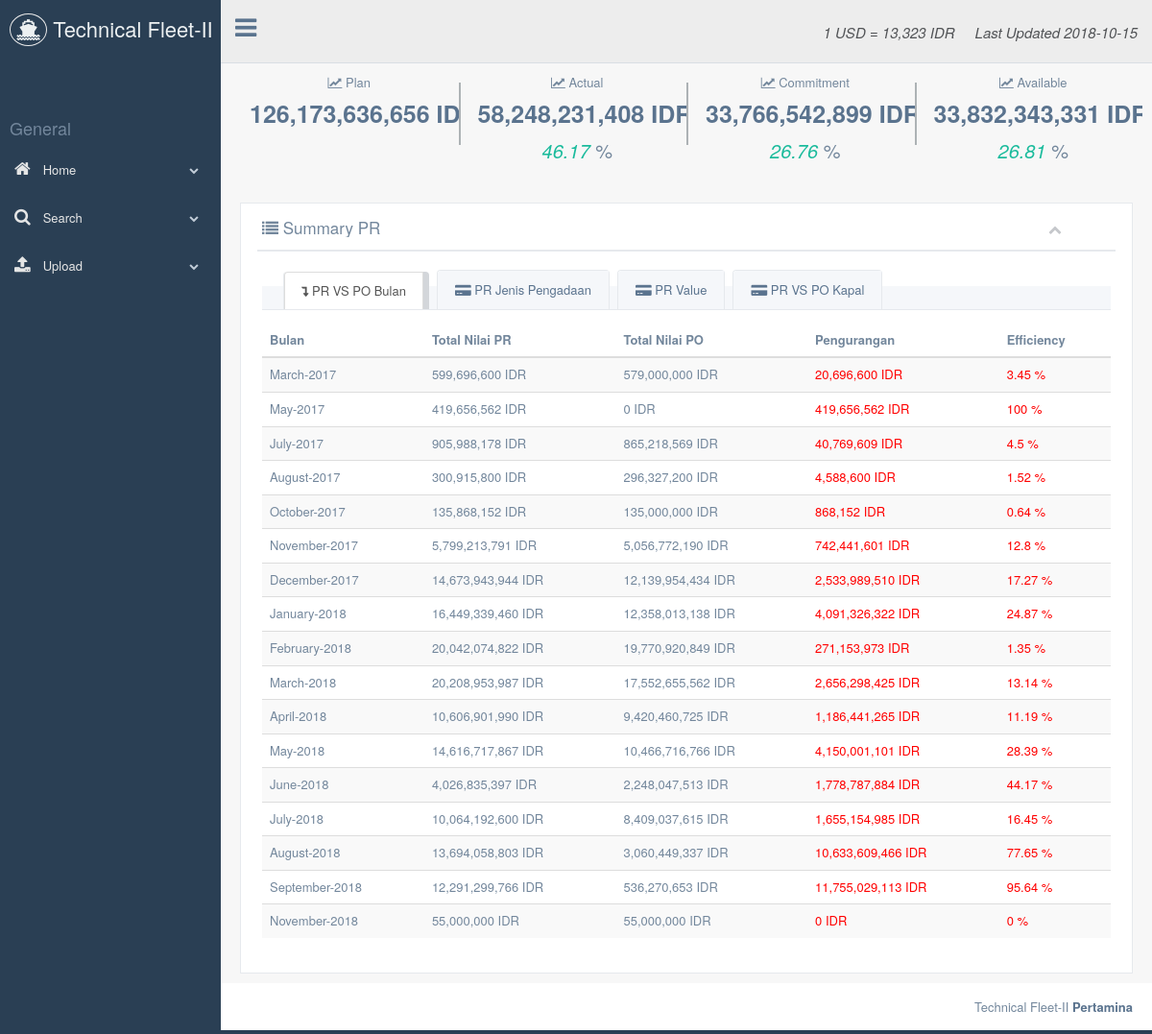
/production/index.php, run on the app's committed database.
### tables this page shows
CREATE TABLE `opex_apex` (
  `kapal` varchar(255) DEFAULT NULL,
  `actual` bigint(22) DEFAULT NULL,
  `commitment` bigint(22) DEFAULT NULL,
  `plan` bigint(22) DEFAULT NULL,
  `available` bigint(22) DEFAULT NULL,
  `curr` varchar(255) DEFAULT NULL,
  `cost_center` varchar(255) DEFAULT NULL,
  `curr_usd` varchar(5) DEFAULT NULL,
  `actual_usd` bigint(20) DEFAULT NULL,
  `available_usd` bigint(20) DEFAULT NULL,
  `commitment_usd` bigint(20) DEFAULT NULL,
  `plan_usd` bigint(20) DEFAULT NULL
);

### production/index.php (the view, shortened to what this page needs)
<?php
include("controller/doconnect.php");
?>
<!DOCTYPE html>
<html lang="en">
  <head>
    <link href="../vendors/bootstrap/dist/css/bootstrap.min.css" rel="stylesheet">
    <link href="../vendors/font-awesome/css/font-awesome.min.css" rel="stylesheet">
    <link href="../vendors/nprogress/nprogress.css" rel="stylesheet">
    <link href="../vendors/iCheck/skins/flat/green.css" rel="stylesheet">
    <link href="../vendors/datatables.net-bs/css/dataTables.bootstrap.min.css" rel="stylesheet">
    <link href="../vendors/datatables.net-buttons-bs/css/buttons.bootstrap.min.css" rel="stylesheet">
    <link href="../vendors/datatables.net-fixedheader-bs/css/fixedHeader.bootstrap.min.css" rel="stylesheet">
    <link href="../vendors/datatables.net-responsive-bs/css/responsive.bootstrap.min.css" rel="stylesheet">
    <link href="../vendors/datatables.net-scroller-bs/css/scroller.bootstrap.min.css" rel="stylesheet">
    <link href="../build/css/custom.min.css" rel="stylesheet">
  </head>
  <body class="nav-md">
    <div class="container body">
      <div class="main_container">
        <div class="col-md-3 left_col menu_fixed">
          <div class="left_col scroll-view">
            <div class="navbar nav_title" style="border: 0;">
              <a href="index.php" class="site_title"><i class="fa fa-ship"></i> <span>Technical Fleet-II</span></a>
            </div>
            <br> <br> <br>
            <?php include("view/sidebar_menu.php") ?>
          </div>
        </div>
        <?php include("view/top_nav.php") ?>
        <div class="right_col" role="main">
          <div class="">
            <div class="row tile_count" align="center">
              <?php
              $sql = "
                SELECT
                actual,
                commitment,
                plan,
                available
                FROM
                opex_apex aa
                where
                kapal like ''
                ";
                $result = $conn->query($sql);
                while($row = $result->fetch_assoc()) {
              ?>
              <div class="col-xl-3 col-md-3 col-sm-3 col-xs-6 tile_stats_count">
                <span class="count_top"><i class="fa fa-line-chart"></i> Plan
                  </span>
                <div class="count" style="font-size: 25px;"><a href="apex.php"><?php echo number_format($row["plan"]); echo " IDR";?></a></div>
              </div>
              <div class="col-xl-3 col-md-3 col-sm-3 col-xs-6 tile_stats_count">
                <span class="count_top"><i class="fa fa-line-chart"></i> Actual
                  </span>
                <div class="count" style="font-size: 25px;"><a href="apex.php"><?php echo number_format($row["actual"]); echo " IDR";?></a></div>
                <span class="count_bottom" style="font-size: 20px;"><i class="green"><?php echo round($row["actual"]/$row["plan"]*100,2);?> </i> %</span>
              </div>
              <div class="col-xl-3 col-md-3 col-sm-3 col-xs-6 tile_stats_count">
                <span class="count_top"><i class="fa fa-line-chart"></i> Commitment
                  </span>
                <div class="count" style="font-size: 25px;"><a href="apex.php"><?php echo number_format($row["commitment"]); echo " IDR";?></a></div>
                <span class="count_bottom" style="font-size: 20px;"><i class="green"><?php echo round($row["commitment"]/$row["plan"]*100,2);?> </i> % </span>
              </div>
              <div class="col-xl-3 col-md-3 col-sm-3 col-xs-6 tile_stats_count">
                <span class="count_top"><i class="fa fa-line-chart"></i> Available
                  </span>
                <div class="count" style="font-size: 25px;"><a href="apex.php"><?php echo number_format($row["available"]); echo " IDR";?></a></div>
                <span class="count_bottom" style="font-size: 20px;"><i class="green"><?php echo round($row["available"]/$row["plan"]*100,2);?> </i> %</span>
              </div>
              <?php
                }
              ?>
            </div>
            <div class="row">
              <div class="col-md-12 col-sm-12 col-xs-12">
                <div class="x_panel">
                  <div class="x_title">
                    <h2><i class="fa fa-list"></i> Summary PR <small></small></h2>
                    <ul class="nav navbar-right panel_toolbox">
                      <li><a class="collapse-link"><i class="fa fa-chevron-up"></i></a>
                      </li>
                    </ul>
                    <div class="clearfix"></div>
                  </div>
                  <div class="x_content">
                    <div class="" role="tabpanel" data-example-id="togglable-tabs">
                      <ul id="myTab" class="nav nav-tabs bar_tabs" role="tablist">
                        <li role="presentation" class="active"><a href="#tab_content1" id="home-tab" role="tab" data-toggle="tab" aria-expanded="true"> <i class="fa fa-level-down"></i> PR VS PO Bulan</a>
                        </li>
                        <li role="presentation" class=""><a href="#tab_content2" role="tab" id="profile-tab" data-toggle="tab" aria-expanded="false"> <i class="fa fa-credit-card-alt"></i> PR Jenis Pengadaan</a>
                        </li>
                        <li role="presentation" class=""><a href="#tab_content3" role="tab" id="profile-tab" data-toggle="tab" aria-expanded="false"> <i class="fa fa-credit-card-alt"></i> PR Value</a>
                        </li>
                        <li role="presentation" class=""><a href="#tab_content4" role="tab" id="profile-tab" data-toggle="tab" aria-expanded="false"> <i class="fa fa-credit-card-alt"></i> PR VS PO Kapal</a>
                        </li>
                      </ul>
                      <div id="myTabContent" class="tab-content">
                        <div role="tabpanel" class="tab-pane fade active in" id="tab_content1" aria-labelledby="home-tab">
                            <?php include("query/summary_pr_perbulan_all.php") ?>
                        </div>
                      </div>
                    </div>
                  </div>
                </div>
              </div>
            </div>
          </div>
        </div>
        <footer>
          <div class="pull-right">
            Technical Fleet-II <a href="www.pertamina.com"><b>Pertamina</b></a>
          </div>
          <div class="clearfix"></div>
        </footer>
      </div>
    </div>
  </body>
</html>

### data on the page
opex_apex: plan "126,173,636,656", actual "58,248,231,408", $row["actual"]/$row["plan"]*100 "46.17", commitment "33,766,542,899", $row["commitment"]/$row["plan"]*100 "26.76", available "33,832,343,331", $row["available"]/$row["plan"]*100 "26.81"

### other printed values
$row["kurs"] "13,323"
$row["upload_date"] "2018-10-15"
$row["bulan"] "March-2017"
$row["nilai_pr"] "599,696,600"
$row["nilai_po"] "579,000,000"
$row["nilai_pr"] - $row["nilai_po"] "20,696,600"
$row["bulan"] "May-2017"
$row["nilai_pr"] "419,656,562"
$row["nilai_po"] "0"
$row["nilai_pr"] - $row["nilai_po"] "419,656,562"
$row["bulan"] "July-2017"
$row["nilai_pr"] "905,988,178"
$row["nilai_po"] "865,218,569"
$row["nilai_pr"] - $row["nilai_po"] "40,769,609"
$row["bulan"] "August-2017"
